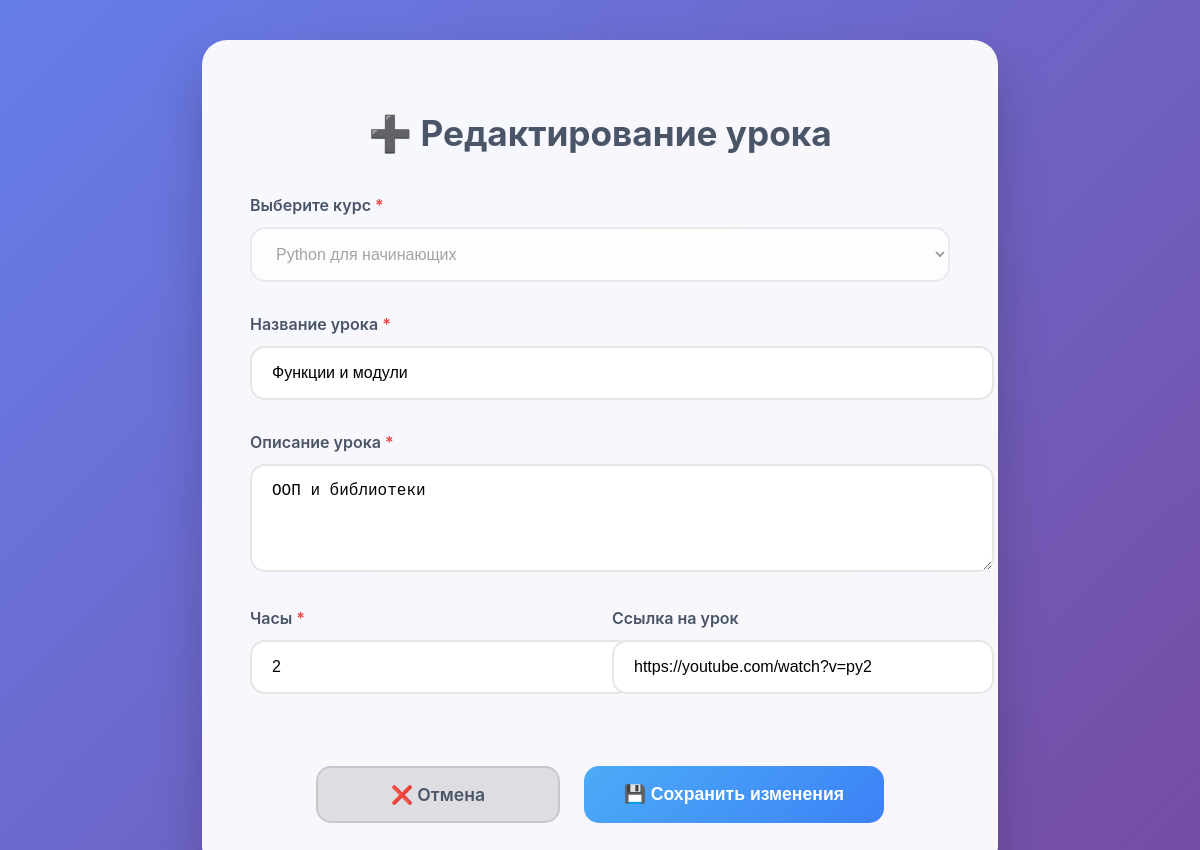
The page /course-admin/lesson_edit.php?id=5 on the database its author committed.
### tables this page shows
CREATE TABLE `lessons` (
  `id` int NOT NULL,
  `id_course` int NOT NULL,
  `name` varchar(50) NOT NULL,
  `description` text NOT NULL,
  `video_link` varchar(255) DEFAULT NULL,
  `hours` int NOT NULL
);

CREATE TABLE `courses` (
  `id` int NOT NULL,
  `name` varchar(30) NOT NULL,
  `description` varchar(100) DEFAULT NULL,
  `hours` int DEFAULT NULL,
  `price` decimal(6,2) NOT NULL,
  `start_date` date NOT NULL,
  `end_date` date NOT NULL,
  `img` varchar(255) NOT NULL
);

### course-admin/lesson_edit.php (the view, shortened to what this page needs)
<?php
$mysqli = getDBConnection();
$id_lesson = $_GET['id'];
$stmt = $mysqli->prepare("SELECT name, id FROM courses");
$stmt->execute();
$courses = $stmt->get_result()->fetch_all(MYSQLI_ASSOC);
$stmt = $mysqli->prepare("SELECT * FROM lessons WHERE id = ?");
$stmt->bind_param('i', $id_lesson);
$stmt->execute();
$result = $stmt->get_result();
$lesson = $result->fetch_assoc() ?: [];
?>
<!DOCTYPE html>
<html lang="en">
<head>
    <link rel="stylesheet" href="./styles/form.css">
</head>
<body>
    <div class="form-container">
        <h1 class="form-title">➕ Редактирование урока</h1>
        <form method="POST" enctype="multipart/form-data">
            <div class="form-group">
                <label class="form-label">Выберите курс <span style="color: #ef4444;">*</span></label>
                <select name="id_course" id="id_course" class="form-control" disabled>
                    <?php
                    foreach ($courses as $course) {
                        echo '<option value="' . $course['id'] . '"' . (($course['id'] === $lesson['id_course']) ? 'selected' : '') . '>' . $course['name'] . '</option>';
                    }
                    ?>
                </select>
            </div>
            <div class="form-group">
                <label class="form-label">Название урока <span style="color: #ef4444;">*</span></label>
                <input type="text" class="form-control" name="name" value="<?= $lesson['name'] ?? '' ?>">
            </div>
            <div class="form-group">
                <label class="form-label">Описание урока <span style="color: #ef4444;">*</span></label>
                <textarea class="form-control" name="description" rows="4"><?= $lesson['description'] ?? ''?></textarea>
            </div>
            <div class="form-row">
                <div class="form-group">
                    <label class="form-label">Часы <span style="color: #ef4444;">*</span></label>
                    <input type="number" class="form-control" name="hours" value="<?= $lesson['hours'] ?? '' ?>">
                </div>
                <div class="form-group">
                    <label class="form-label">Ссылка на урок</label>
                    <input type="text" class="form-control" name="video_link" value="<?= $lesson['video_link'] ?? '' ?>">
                </div>
            </div>
            <div class="form-actions">
                <a href="lessons.php" class="btn btn-secondary">❌ Отмена</a>
                <button type="submit" class="btn btn-primary">💾 Сохранить изменения</button>
            </div>
        </form>
    </div>
</body>
</html>

### course-admin/styles/form.css (style rules this page uses)
body { background: linear-gradient(135deg, #667eea 0%, #764ba2 100%); min-height: 100vh; font-family: -apple-system, BlinkMacSystemFont, 'Segoe UI', Roboto, sans-serif; display: flex; align-items: center; justify-content: center; padding: 2rem; }
.form-container { background: rgba(255, 255, 255, 0.95); backdrop-filter: blur(20px); border-radius: 25px; padding: 3rem; width: 100%; max-width: 700px; box-shadow: 0 25px 50px rgba(0, 0, 0, 0.2); }
.form-title { text-align: center; color: #4a5568; font-size: 2.2rem; font-weight: 700; margin-bottom: 2.5rem; }
.form-group { margin-bottom: 2rem; }
.form-label { display: block; font-weight: 600; color: #4a5568; margin-bottom: 0.75rem; font-size: 1rem; }
.form-control { width: 100%; padding: 1rem 1.25rem; border: 2px solid rgba(0, 0, 0, 0.1); border-radius: 15px; font-size: 1rem; transition: all 0.3s ease; background: white; }
.form-row { display: grid; grid-template-columns: 1fr 1fr; gap: 1.5rem; }
.form-actions { display: flex; gap: 1.5rem; justify-content: center; margin-top: 2.5rem; }
.btn { padding: 1rem 2.5rem; border: none; border-radius: 15px; font-weight: 600; font-size: 1.1rem; cursor: pointer; transition: all 0.3s ease; text-decoration: none; display: inline-flex; align-items: center; justify-content: center; min-width: 160px; }
.btn-primary { background: linear-gradient(135deg, #4dabf7 0%, #3b82f6 100%); color: white; }
.btn-secondary { background: rgba(0, 0, 0, 0.1); color: #4a5568; border: 2px solid rgba(0, 0, 0, 0.1); }

### rows shown on the page
lessons: id_course "Python для начинающих", name "Функции и модули", description "ООП и библиотеки", hours "2", video_link "https://youtube.com/watch?v=py2"
